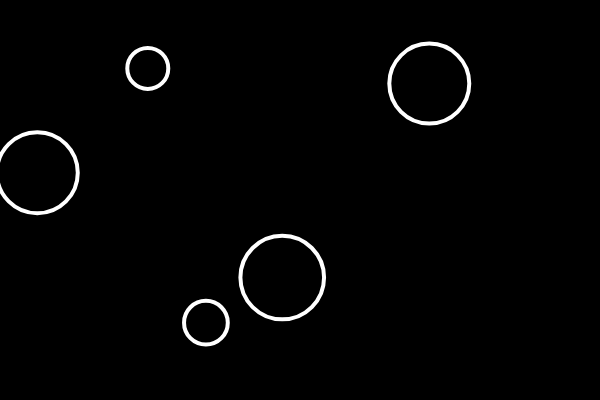
Frame 1 (no input)
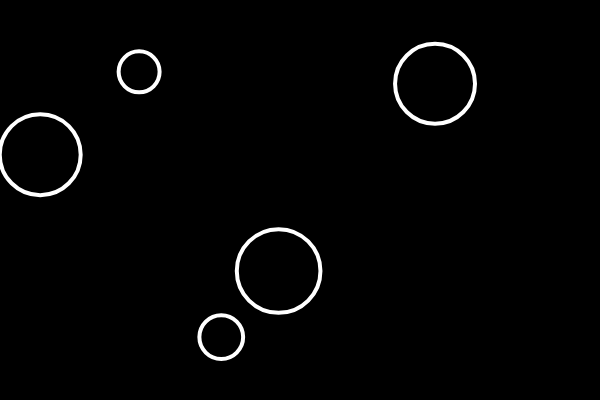
Frame 60 (no input)
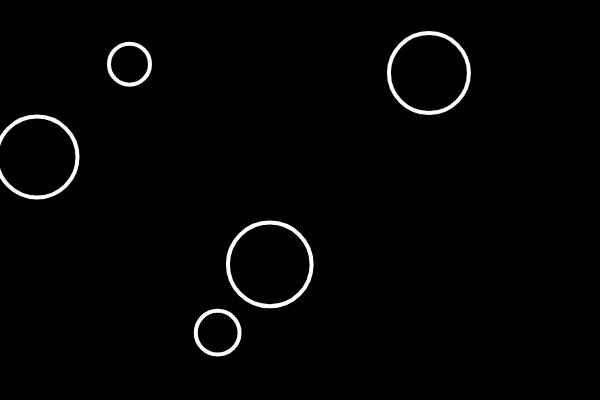
Frame 120 (the mouse pressed at the canvas centre since frame 60)

The p5.js sketch that drew these frames (run headless with seeded random() and noise() and a simulated clock; from frame 60 on, the mouse is pressed at the canvas centre):

// p5.js sketch
// ── sketch.js
let bubbles = [];

function setup() {
  createCanvas(600, 400);
  for (let i = 0; i < 5; i++) {
    let x = random(width);
    let y = random(height);
    let r = random(10, 50);
    let b = new Bubble(x, y, r);
    bubbles.push(b);
  }
}

function mouseDragged() {
  let r = random(10, 50);
  let b = new Bubble(mouseX, mouseY, r);
  bubbles.push(b);
}

function rollover(x, y) {
  for (let i = 0; i < bubbles.length; i++) {
    bubbles[i].rollover(mouseX, mouseY);
  }
}

function mousePressed() {
  for (let i = bubbles.length - 1; i >= 0; i--) {
    if (bubbles[i].contains(mouseX, mouseY)) {
      bubbles.splice(i, 1);
    }
  }
}

function draw() {
  background(0);
  for (let i = 0; i < bubbles.length; i++) {
    if (bubbles[i].contains(mouseX, mouseY)) {
      bubbles[i].changeColor(255);
    } else {
      bubbles[i].changeColor(0);
    }
    bubbles[i].move();
    bubbles[i].show();
  }
}

class Bubble {
  constructor(x, y, r) {
    this.x = x;
    this.y = y;
    this.r = r;
    this.brightness = 0;
  }

  move() {
    this.x = this.x + random(-2, 2);
    this.y = this.y + random(-2, 2);
  }

  show() {
    stroke(255);
    strokeWeight(4);
    fill(this.brightness, 125);
    ellipse(this.x, this.y, this.r * 2);
  }

  changeColor(bright) {
    this.brightness = bright;
  }

  contains(x, y) {
    let d = dist(x, y, this.x, this.y);
    if (d < this.r) {
      return true;
    } else {
      return false;
    }
  }
}
